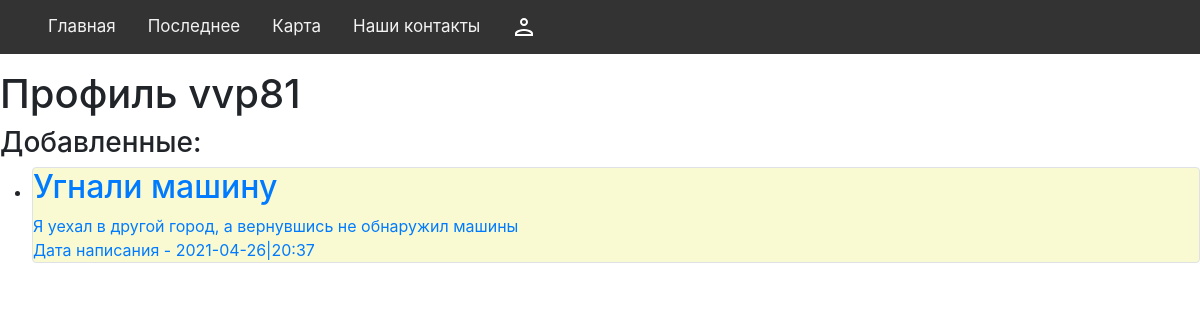
Screenshot of /profile/4 with the database file from the repository.
### data/users.py (models this page shows, shortened)
class User(SqlAlchemyBase):
    __tablename__ = "users"
    id = sqlalchemy.Column(sqlalchemy.Integer, primary_key=True, autoincrement=True)
    name = sqlalchemy.Column(sqlalchemy.String, nullable=True)
    email = sqlalchemy.Column(sqlalchemy.String, index=True, unique=True, nullable=True)
    hashed_password = sqlalchemy.Column(sqlalchemy.String, nullable=True)
    created_date = sqlalchemy.Column(sqlalchemy.DateTime, default=datetime.datetime.now)
    news = orm.relation("Crimes", back_populates="user")
    questions = orm.relation("Questions", back_populates="user")

### data/crimes.py (models this page shows)
class Crimes(SqlAlchemyBase):
    __tablename__ = "crimes"
    id = sqlalchemy.Column(sqlalchemy.Integer, primary_key=True, autoincrement=True)
    kind = sqlalchemy.Column(sqlalchemy.String, nullable=True)
    title = sqlalchemy.Column(sqlalchemy.String, nullable=True)
    adress = sqlalchemy.Column(sqlalchemy.String, nullable=True)
    content = sqlalchemy.Column(sqlalchemy.String, nullable=True)
    created_date = sqlalchemy.Column(sqlalchemy.DateTime, default=datetime.datetime.now)
    user_id = sqlalchemy.Column(sqlalchemy.Integer, sqlalchemy.ForeignKey("users.id"))
    user = orm.relation("User")

### app.py (the view, shortened to what this page needs)
@app.route("/profile/<id>", methods=["POST", "GET"])
def profile(id):
    global logged
    global user_data
    db_sess = db_session.create_session()
    lich_crimes = db_sess.query(Crimes).filter(Crimes.user_id == id).all()
    if request.method == "POST":
        logged = False
        user_data = None
        return redirect("/")
    if not user_data or str(user_data.id) != str(id):
        user_data1 = db_sess.query(User).filter(User.id == id).first()
        return render_template(
            "profile.html",
            login=logged,
            user_data=user_data1,
            crimes=lich_crimes,
            admin=False,
        )

### data/db_session.py (called while the page is built)
def create_session() -> Session:
    global __factory
    return __factory()

### templates/profile.html (shortened to what this page needs)
{% extends 'base.html' %}
{% block content -%}
<h1>Профиль {{user_data.name}}</h1>
<div>
    <h3>Добавленные:</h3>
    <ul>
        {% for item in crimes %}
        <li><a href="/crimes/{{item.id}}">
                <div class="col-md6 border rounded" style="background-color: lightgoldenrodyellow;">
                    <h2>{{item.title}}</h2>
                    <div>
                        {{item.content}}
                    </div>
                    <div>
                        Дата написания - {{item.created_date.isoformat("|","minutes")}}
                    </div>
                </div>
            </a></li>
        {% endfor %}
    </ul>
</div>{% endblock -%}

### rows the page displays
User: name "vvp81"
Crimes: title "Угнали машину", content "Я уехал в другой город, а вернувшись не обнаружил машины", created_date "2021-04-26|20:37"
